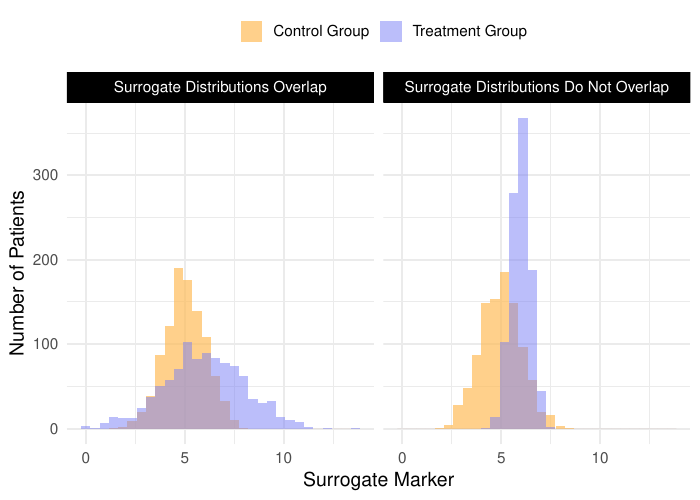

Here is the R script that generated this plot:
# Be reproducible queens
set.seed(1) 

# Functions to generate data (surrogates non-overlapping)
gen.data = function(setting, n1, n0) {
  s1 = g.1(n1)
  y1 = f.cond.1(s1)
  s0 = g.0(n0)
  y0 = f.cond.0(s0)
  return(data.frame("s1" = s1, "y1" = y1, "s0" = s0, "y0" = y0))
}
f.cond.1 = function(s.vector) {
  eps1 = rnorm(length(s.vector),0,3)
  y1 = 2+5*s.vector+1 + 1*s.vector + eps1
  return(y1)		
}
f.cond.0 = function(s.vector) {
  eps0 = rnorm(length(s.vector),0,3)
  y0 = 2+5*s.vector+ eps0
  return(y0)		
}
g.1 = function(n, alpha0=5) { return(rnorm(n, alpha0 + 1,2))}
g.0 = function(n, alpha0=5) { return(rnorm(n, alpha0,1))}
## Simulate data (10,000 patients per group for demonstration)
data_overlap = gen.data(n1=1000, n0=1000) 

# Functions to generate data (surrogates non-overlapping)
## Only g.1 changes 
g.1 = function(n, alpha0=5) { return(rnorm(n, alpha0 + 1,1/2))}
## Simulate data (10,000 patients per group for demonstration)
data_nonoverlap = gen.data(n1=1000, n0=1000) 

# Load packages
cols = c("#787ff6", "#ffbd59", "#8bdddb", "#ff99ff",  "#7dd5f6") ## color palette

# Plot histograms of surrogates in control/treatment groups 
data_overlap |> 
  mutate(Overlap = "Surrogate Distributions Overlap") |> 
  bind_rows(
    data_nonoverlap |> 
      mutate(Overlap = "Surrogate Distributions Do Not Overlap")
    ) |> 
  mutate(Overlap = factor(x = Overlap, 
                          levels = c("Surrogate Distributions Overlap", 
                                     "Surrogate Distributions Do Not Overlap"))) |> 
  ggplot() + 
  geom_histogram(aes(x = s0, fill = "Control"), 
                 alpha = 0.7) + 
  geom_histogram(aes(x = s1, fill = "Treatment"), 
                 alpha = 0.5) + 
  facet_wrap(~Overlap) + 
  labs(x = "Surrogate Marker", 
       y = "Number of Patients") + 
  scale_fill_manual(
    values = c("Control" = cols[2], "Treatment" = cols[1]), # Specify colors for each level
    labels = c("Control" = "Control Group", "Treatment" = "Treatment Group"), # Specify custom labels
    name = ""
  ) +
  theme_minimal(base_size = 14) + 
  theme(legend.position = "top", 
        strip.background = element_rect(fill = "black"), 
        strip.text = element_text(color = "white"))

ggsave(filename = "figures/surrogate_density_overlap.pdf", 
       device = "pdf", width = 7, height = 5)
